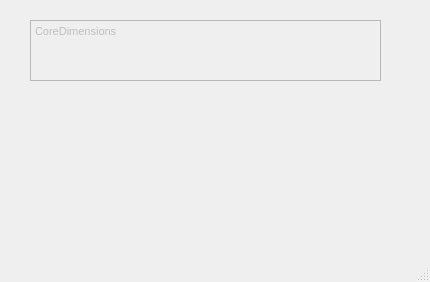
<?xml version="1.0" encoding="UTF-8"?>
<ui version="4.0">
 <class>CoreWindingAreaHelpWindow</class>
 <widget class="QMainWindow" name="CoreWindingAreaHelpWindow">
  <property name="geometry">
   <rect>
    <x>0</x>
    <y>0</y>
    <width>430</width>
    <height>282</height>
   </rect>
  </property>
  <property name="windowTitle">
   <string>MainWindow</string>
  </property>
  <widget class="QWidget" name="centralwidget">
   <widget class="QTextEdit" name="textEdit">
    <property name="enabled">
     <bool>false</bool>
    </property>
    <property name="geometry">
     <rect>
      <x>30</x>
      <y>20</y>
      <width>351</width>
      <height>61</height>
     </rect>
    </property>
    <property name="html">
     <string>&lt;!DOCTYPE HTML PUBLIC &quot;-//W3C//DTD HTML 4.0//EN&quot; &quot;http://www.w3.org/TR/REC-html40/strict.dtd&quot;&gt;
&lt;html&gt;&lt;head&gt;&lt;meta name=&quot;qrichtext&quot; content=&quot;1&quot; /&gt;&lt;style type=&quot;text/css&quot;&gt;
p, li { white-space: pre-wrap; }
&lt;/style&gt;&lt;/head&gt;&lt;body style=&quot; font-family:'MS Shell Dlg 2'; font-size:8.25pt; font-weight:400; font-style:normal;&quot;&gt;
&lt;p style=&quot; margin-top:0px; margin-bottom:0px; margin-left:0px; margin-right:0px; -qt-block-indent:0; text-indent:0px;&quot;&gt;CoreDimensions&lt;/p&gt;&lt;/body&gt;&lt;/html&gt;</string>
    </property>
   </widget>
  </widget>
  <widget class="QMenuBar" name="menubar">
   <property name="geometry">
    <rect>
     <x>0</x>
     <y>0</y>
     <width>430</width>
     <height>21</height>
    </rect>
   </property>
  </widget>
  <widget class="QStatusBar" name="statusbar"/>
 </widget>
 <resources/>
 <connections/>
</ui>
